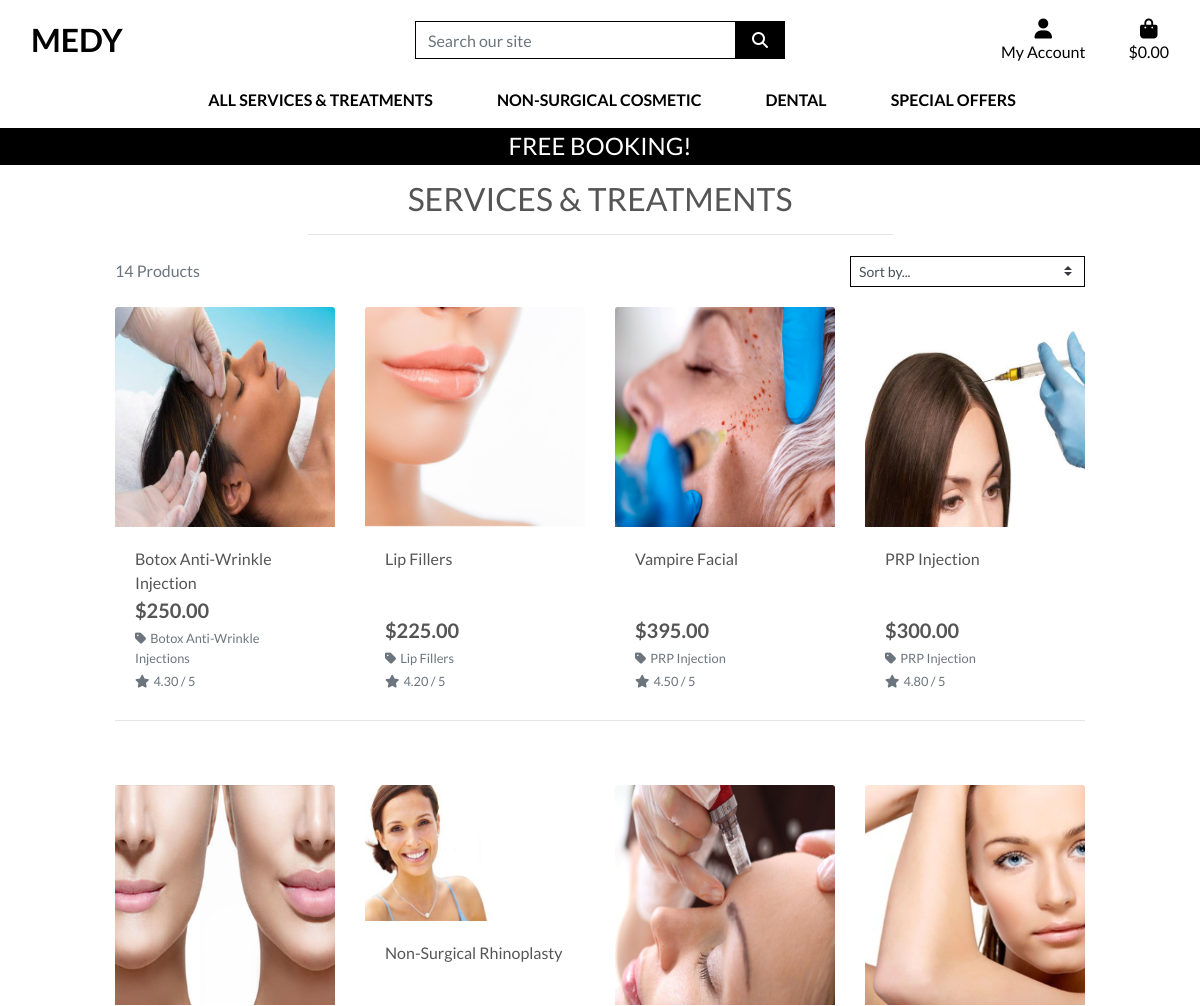
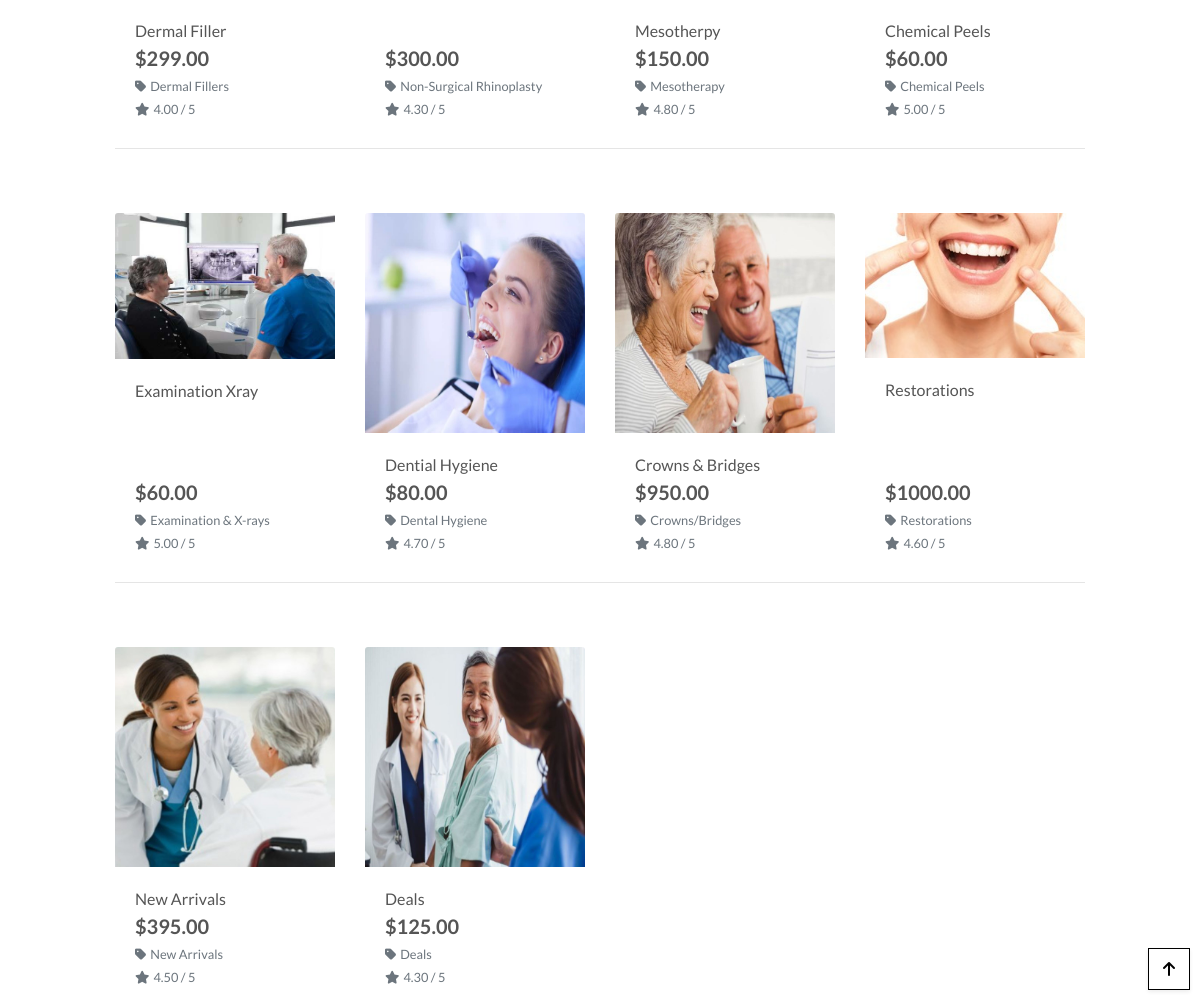
Screenshot of /products/ with the database file from the repository (2 pictures, top to bottom).
### products/models.py (models this page shows, shortened)
class Product(models.Model):
    category = models.ForeignKey('Category', null=True, blank=True, on_delete=models.SET_NULL)
    sku = models.CharField(max_length=254, null=True, blank=True)
    name = models.CharField(max_length=254)
    description = models.TextField()
    price = models.DecimalField(max_digits=6, decimal_places=2)
    rating = models.DecimalField(max_digits=6, decimal_places=2, null=True, blank=True)
    image_url = models.URLField(max_length=1024, null=True, blank=True)
    image = models.ImageField(null=True, blank=True)

class Category(models.Model):
    class Meta:
        verbose_name_plural = 'Categories'
    name = models.CharField(max_length=254)
    friendly_name = models.CharField(max_length=254, null=True, blank=True)

### products/views.py (the view, shortened to what this page needs)
# urls.py: path('', views.all_products, name='products'),
def all_products(request):
    products = Product.objects.all()
    query = None
    categories = None
    sort = None
    direction = None
    current_sorting = f'{sort}_{direction}'
    context = {
        'products': products,
        'search_term': query,
        'current_categories': categories,
        'current_sorting': current_sorting,
    }
    return render(request, 'products/products.html', context)

### bag/contexts.py (called while the page is built, shortened)
def bag_contents(request):
    bag_items = []
    total = 0
    product_count = 0
    bag = request.session.get('bag', {})
    grand_total = total
    context = {
        'bag_items': bag_items,
        'total': total,
        'product_count': product_count,
        'grand_total': grand_total,
    }
    return context

### products/templates/products/products.html (shortened to what this page needs)
{% extends "base.html" %}
{% load static %}
{% block page_header %}
    <div class="container header-container">
    </div>
{% endblock %}
{% block content %}
    <div class="overlay"></div>
    <div class="container-fluid">
        <div class="row">
            <div class="col text-center mt-3">
                <h2 class="logo-font">Services & Treatments</h2>
                <hr class="w-50 mb-1">
            </div>
        </div>
        <div class="row">
            <div class="product-container col-10 offset-1">
                <div class="row mt-1 mb-2">
                    <div class="col-12 col-md-6 my-auto order-md-last d-flex justify-content-center justify-content-md-end">
                        <div class="sort-select-wrapper w-50">
                            <select id="sort-selector" class="custom-select custom-select-sm rounded-0 border border-{% if current_sorting != 'None_None' %}info{% else %}black{% endif %}">
                                <option value="reset" {% if current_sorting == 'None_None' %}selected{% endif %}>Sort by...</option>
                            </select>
                        </div>
                    </div>
                    <div class="col-12 col-md-6 order-md-first">
                        <p class="text-muted mt-3 text-center text-md-left">
                            {{ products|length }} Products{% if search_term %} found for <strong>"{{ search_term }}"</strong>{% endif %}
                        </p>
                    </div>
                </div>
                <div class="row">
                    {% for product in products %}
                        <div class="col-sm-6 col-md-6 col-lg-4 col-xl-3">
                            <div class="card h-100 border-0">
                                {% if product.image %}
                                <a href="{% url 'product_detail' product.id %}">
                                    <img class="card-img-top img-fluid" src="{{ product.image.url }}" alt="{{ product.name }}">
                                </a>
                                {% else %}
                                <a href="{% url 'product_detail' product.id %}">
                                    <img class="card-img-top img-fluid" src="{{ MEDIA_URL }}noimage.png" alt="{{ product.name }}">
                                </a>
                                {% endif %}
                                <div class="card-body pb-0">
                                    <p class="mb-0">{{ product.name }}</p>
                                </div>
                                <div class="card-footer bg-white pt-0 border-0 text-left">
                                    <div class="row">
                                        <div class="col">
                                            <p class="lead mb-0 text-left font-weight-bold">${{ product.price }}</p>
                                            {% if product.category %}
                                            <p class="small mt-1 mb-0">
                                                <a class="text-muted" href="{% url 'products' %}?category={{ product.category.name }}">
                                                    <i class="fas fa-tag mr-1"></i>{{ product.category.friendly_name }}
                                                </a>
                                            </p>
                                            {% endif %}
                                            {% if product.rating %}
                                                <small class="text-muted"><i class="fas fa-star mr-1"></i>{{ product.rating }} / 5</small>
                                            {% else %}
                                                <small class="text-muted">No Rating</small>
                                            {% endif %}
                                        </div>
                                    </div>
                                </div>
                            </div>
                        </div>
                        {% if forloop.counter|divisibleby:4 %}
                            <div class="col-12 d-none d-xl-block mb-5">
                                <hr>
                            </div>
                        {% endif %}
                    {% endfor %}
                </div>
            </div>
        </div>
    </div>
    <div class="btt-button shadow-sm rounded-0 border border-black">
        <a class="btt-link d-flex h-100">
            <i class="fas fa-arrow-up text-black mx-auto my-auto"></i>
        </a>
    </div>
{% endblock %}

### static/css/base.css (style rules this page uses)
html { height: 100%; }
body { background: url('/media/header.jpg') no-repeat center center fixed; background-size: cover; height: calc(100vh - 164px); color: #555; font-family: 'Lato'; }
.logo-font { text-transform: uppercase; }
.text-black { color: #000 !important; }
.border-black { border: 1px solid black !important; }
.overlay { height: 100%; width: 100%; top: 0; left: 0; position: fixed; background: white; z-index: -1; }
.btt-button { height: 42px; width: 42px; position: fixed; bottom: 10px; right: 10px; }
.btt-link { cursor: pointer; }
@media (min-width: 1200px) { .container { max-width: 80%; } }
@media (min-width: 992px) { .header-container { padding-top: 164px; } }

### rows the page displays
Product: image (picture), name "Botox Anti-Wrinkle Injection", price "250.00", category.friendly_name "Botox Anti-Wrinkle Injections", rating "4.30"
Product: image (picture), name "Lip Fillers", price "225.00", category.friendly_name "Lip Fillers", rating "4.20"
Product: image (picture), name "Vampire Facial", price "395.00", category.friendly_name "PRP Injection", rating "4.50"
Product: image (picture), name "PRP Injection", price "300.00", category.friendly_name "PRP Injection", rating "4.80"
Product: image (picture), name "Dermal Filler", price "299.00", category.friendly_name "Dermal Fillers", rating "4.00"
Product: image (picture), name "Non-Surgical Rhinoplasty", price "300.00", category.friendly_name "Non-Surgical Rhinoplasty", rating "4.30"
Product: image (picture), name "Mesotherpy", price "150.00", category.friendly_name "Mesotherapy", rating "4.80"
Product: image (picture), name "Chemical Peels", price "60.00", category.friendly_name "Chemical Peels", rating "5.00"
Product: image (picture), name "Examination Xray", price "60.00", category.friendly_name "Examination & X-rays", rating "5.00"
Product: image (picture), name "Dential Hygiene", price "80.00", category.friendly_name "Dental Hygiene", rating "4.70"
Product: image (picture), name "Crowns & Bridges", price "950.00", category.friendly_name "Crowns/Bridges", rating "4.80"
Product: image (picture), name "Restorations", price "1000.00", category.friendly_name "Restorations", rating "4.60"
Product: image (picture), name "New Arrivals", price "395.00", category.friendly_name "New Arrivals", rating "4.50"
Product: image (picture), name "Deals", price "125.00", category.friendly_name "Deals", rating "4.30"

### other values shown
{{ products|length }} "14"
